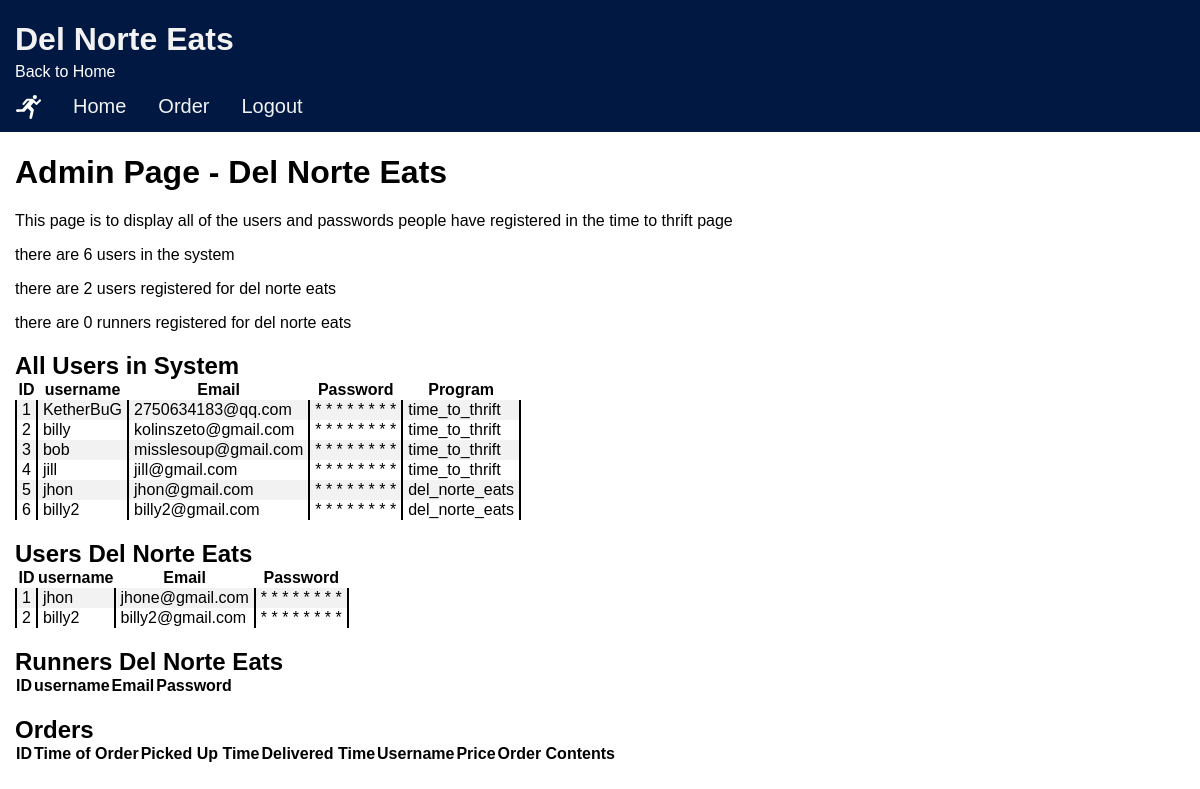
The app's page /easter_egg/admin (signed in), older data.
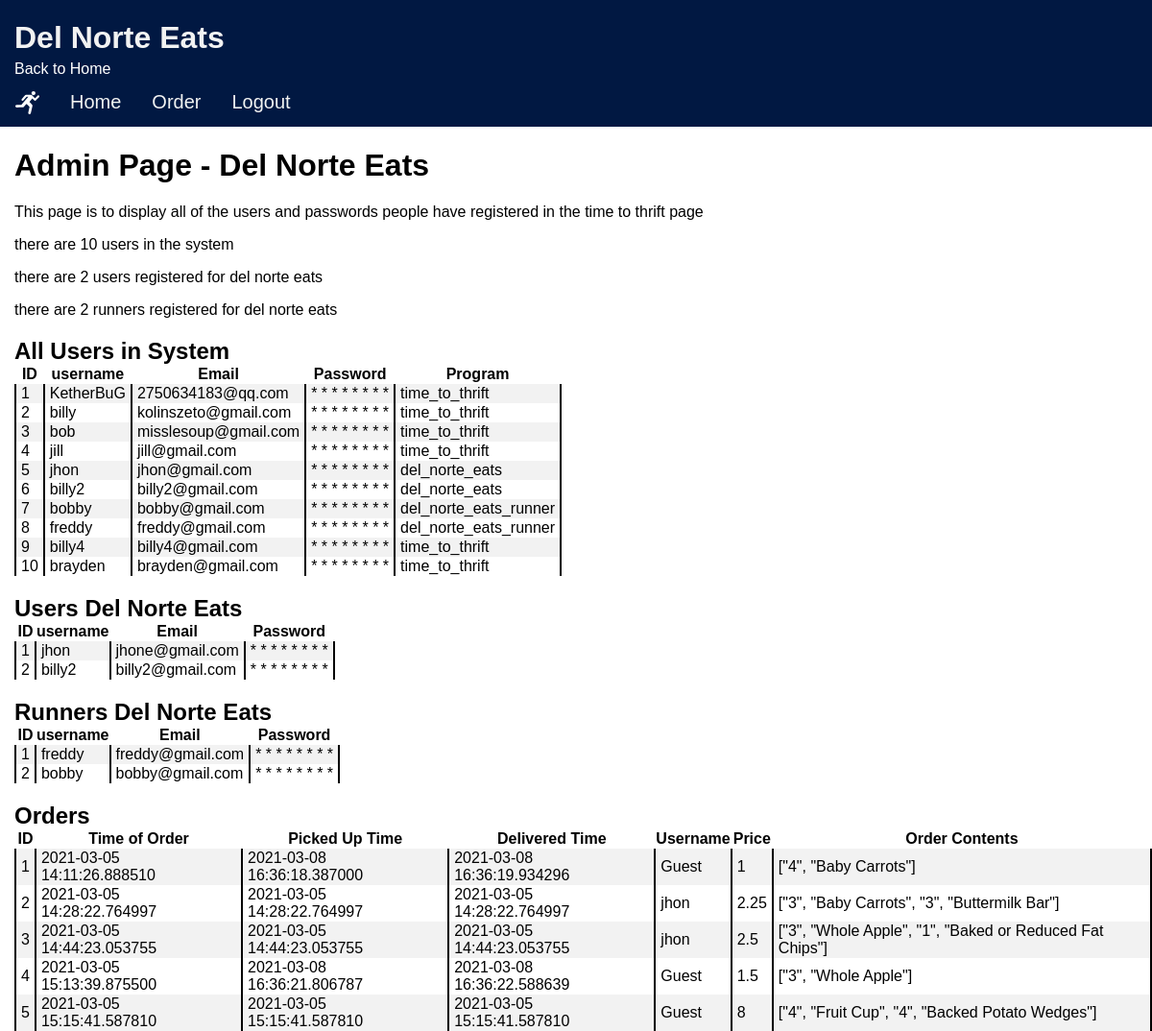
The same page, newer data.
### models/module.py (models this page shows, shortened)
class userDN(db.Model, UserMixin):
    id = db.Column(db.Integer, primary_key=True)
    username = db.Column(db.String(15), unique=True)
    email = db.Column(db.String(50))
    password = db.Column(db.String(80))
    program = db.Column(db.String(50))
    pass

class userEE(db.Model):
    id = db.Column(db.Integer, primary_key=True)
    username = db.Column(db.String(15), unique=True)
    email = db.Column(db.String(50), unique=True)
    password = db.Column(db.String(80), nullable=False)
    pass

class userRR(db.Model):
    id = db.Column(db.Integer, primary_key=True)
    username = db.Column(db.String(15), unique=True)
    email = db.Column(db.String(50), unique=True)
    password = db.Column(db.String(80), nullable=False)
    pass

class orderEE(db.Model):
    id = db.Column(db.Integer, nullable=True)
    username = db.Column(db.String(15))
    price = db.Column(db.Integer, unique=False, nullable=False)
    order_contents = db.Column(db.String(1000), unique=False, nullable=False)
    time = db.Column(db.DateTime, primary_key=True)
    picked_up = db.Column(db.DateTime)
    delivered = db.Column(db.DateTime)
    pass

### views/easter_egg/view.py (the view)
@easter_egg_bp.route('/admin')
def admin_page():
    return render_template('easter_egg/admin_page.html', user_table=user_records, all_table=everybody, order_table=order_records, runner_table = runner_records)

### models/login.py (called while the page is built)
@login_manager.user_loader
def load_user_DN(user_id):
    return userDN.query.get(int(user_id))

### views/easter_egg/templates/easter_egg/admin_page.html (shortened to what this page needs)
{% extends 'easter_egg/base_egg.html' %}
{% block content %}
<body>
<div style="margin-left: 15px;">
    <h1>Admin Page - Del Norte Eats</h1>
    <p>This page is to display all of the users and passwords people have registered in the time to thrift page</p>
    <p>there are <span>{{all_table|length}}</span> users in the system</p>
    <p>there are <span>{{user_table|length}}</span> users registered for del norte eats</p>
    <p>there are <span>{{runner_table|length}}</span> runners registered for del norte eats</p>
    <h2>All Users in System</h2>
    <table id="user_table2">
        <tr>
            <th>ID</th>
            <th>username</th>
            <th>Email</th>
            <th>Password</th>
            <th>Program</th>
        </tr>
        {% for row in all_table %}
        {% set password = row["password"] %}
        <tr>
            <td>{{ row['id'] }}</td>
            <td>{{ row['username'] }}</td>
            <td>{{ row['email'] }}</td>
            <td onmouseover="showPassword({{loop.index}}, 'password_char', 'password_real')" onmouseout="showChar({{loop.index}}, 'password_char', 'password_real')">
                <span style="display: inline;" id="password_char{{loop.index}}">
                    {% for i in password %}
                    *
                    {% endfor %}
                </span>
            </td>
            <td>{{ row['program'] }}</td>
        </tr>
        {% endfor %}
    </table>
    <h2>Users Del Norte Eats</h2>
    <table id="user_table">
        <tr>
            <th>ID</th>
            <th>username</th>
            <th>Email</th>
            <th>Password</th>
        </tr>
        {% for row in user_table %}
        {% set password = row["password"] %}
        <tr>
            <td>{{ row['id'] }}</td>
            <td>{{ row['username'] }}</td>
            <td>{{ row['email'] }}</td>
            <td onmouseover="showPassword({{loop.index}}, 'password_char1', 'password_real1')" onmouseout="showChar({{loop.index}}, 'password_char1', 'password_real1')">
                <span style="display: inline;" id="password_char1{{loop.index}}">
                    {% for i in password %}
                    *
                    {% endfor %}
                </span>
            </td>
        </tr>
        {% endfor %}
    </table>
    <h2>Runners Del Norte Eats</h2>
    <table>
        <tr>
            <th>ID</th>
            <th>username</th>
            <th>Email</th>
            <th>Password</th>
        </tr>
        {% for row in runner_table %}
        {% set password = row["password"] %}
        <tr>
            <td>{{ row['id'] }}</td>
            <td>{{ row['username'] }}</td>
            <td>{{ row['email'] }}</td>
            <td onmouseover="showPassword({{loop.index}}, 'password_char2', 'password_real2')" onmouseout="showChar({{loop.index}}, 'password_char2', 'password_real2')">
                <span style="display: inline;" id="password_char2{{loop.index}}">
                    {% for i in password %}
                    *
                    {% endfor %}
                </span>
            </td>
        </tr>
        {% endfor %}
    </table>
    <h2>Orders</h2>
    <table id="order_table">
        <tr>
            <th>ID</th>
            <th>Time of Order</th>
            <th>Picked Up Time</th>
            <th>Delivered Time</th>
            <th>Username</th>
            <th>Price</th>
            <th>Order Contents</th>
        </tr>
        {% for row in order_table %}
        <tr>
            <td>{{ row['id'] }}</td>
            <td>{{ row['time'] }}</td>
            <td>{{ row['picked up'] }}</td>
            <td>{{ row['delivered'] }}</td>
            <td>{{ row['username'] }}</td>
            <td>{{ row['price'] }}</td>
            <td>{{ row['order contents'] }}</td>
                    </tr>
        {% endfor %}
    </table>
</div>
</body>
{% endblock %}

Row changes from the older to the newer data that the page shows:
added userDN: id "7", username "bobby", email "bobby@gmail.com", password "password" (drawn), program "del_norte_eats_runner"
added userDN: id "8", username "freddy", email "freddy@gmail.com", password "password" (drawn), program "del_norte_eats_runner"
added userDN: id "9", username "billy4", email "billy4@gmail.com", password "password" (drawn), program "time_to_thrift"
added userDN: id "10", username "brayden", email "brayden@gmail.com", password "password" (drawn), program "time_to_thrift"
added userRR: id "1", username "freddy", email "freddy@gmail.com", password "password" (drawn)
added userRR: id "2", username "bobby", email "bobby@gmail.com", password "password" (drawn)
now on this page (row edited): orderEE: id "1", time "2021-03-05 14:11:26.888510", picked_up "2021-03-08 16:36:18.387000", delivered "2021-03-08 16:36:19.934296", username "Guest", price "1", order_contents "[\"4\", \"Baby Carrots\"]"
now on this page (row edited): orderEE: id "2", time "2021-03-05 14:28:22.764997", picked_up "2021-03-05 14:28:22.764997", delivered "2021-03-05 14:28:22.764997", username "jhon", price "2.25", order_contents "[\"3\", \"Baby Carrots\", \"3\", \"Buttermilk Bar\"]"
now on this page (row edited): orderEE: id "3", time "2021-03-05 14:44:23.053755", picked_up "2021-03-05 14:44:23.053755", delivered "2021-03-05 14:44:23.053755", username "jhon", price "2.5", order_contents "[\"3\", \"Whole Apple\", \"1\", \"Baked or Reduced Fat Chips\"]"
now on this page (row edited): orderEE: id "4", time "2021-03-05 15:13:39.875500", picked_up "2021-03-08 16:36:21.806787", delivered "2021-03-08 16:36:22.588639", username "Guest", price "1.5", order_contents "[\"3\", \"Whole Apple\"]"
now on this page (row edited): orderEE: id "5", time "2021-03-05 15:15:41.587810", picked_up "2021-03-05 15:15:41.587810", delivered "2021-03-05 15:15:41.587810", username "Guest", price "8", order_contents "[\"4\", \"Fruit Cup\", \"4\", \"Backed Potato Wedges\"]"
Text that changed along with them:
{{ all_table|length }}: "6" → "10"
{{ runner_table|length }}: "0" → "2"
